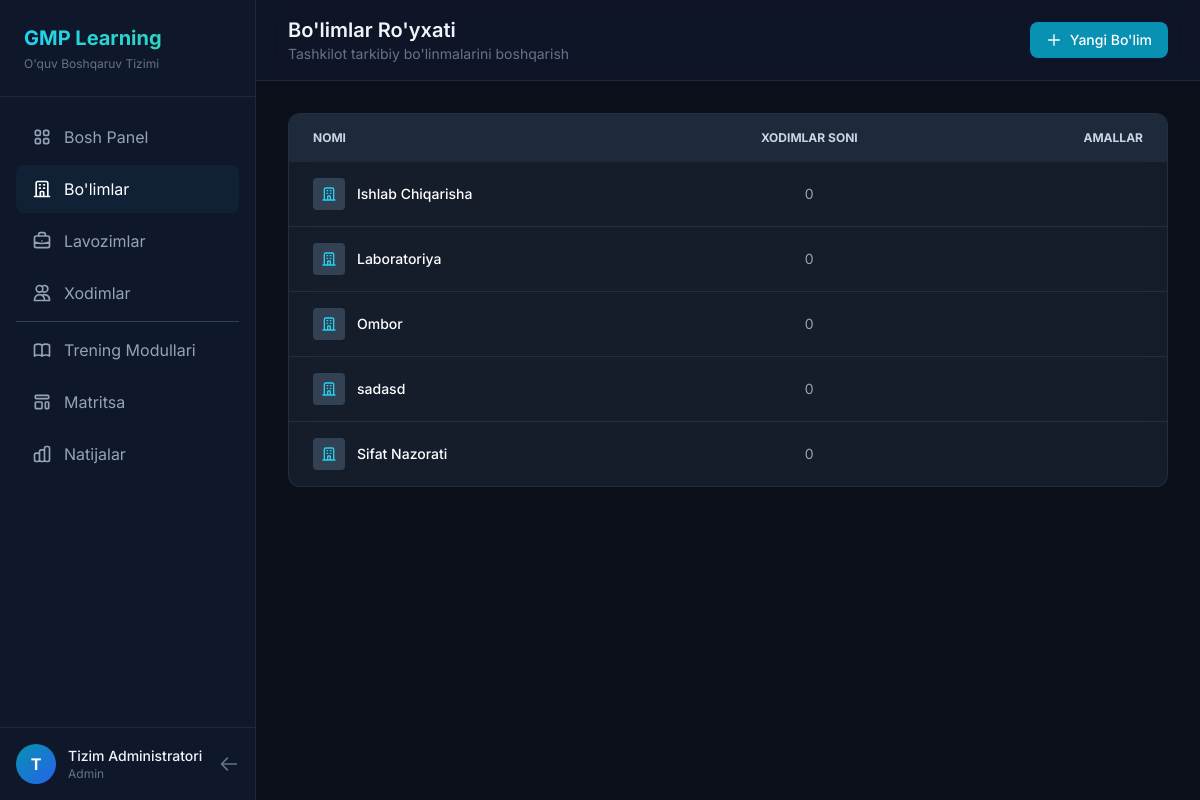
Page /reader/departments.php (signed in) on the committed database.
### tables this page shows
CREATE TABLE `users` (
  `id` int NOT NULL AUTO_INCREMENT,
  `username` varchar(100) NOT NULL,
  `email` varchar(150) NOT NULL,
  `password` varchar(255) NOT NULL,
  `full_name` varchar(150) NOT NULL,
  `phone` varchar(30) DEFAULT NULL,
  `position` varchar(100) DEFAULT NULL,
  `role` enum('super_admin','bosh_auditor','auditor','viewer','reader') DEFAULT NULL,
  `is_active` tinyint(1) DEFAULT '1',
  `created_at` timestamp NULL DEFAULT CURRENT_TIMESTAMP,
  `updated_at` timestamp NULL DEFAULT CURRENT_TIMESTAMP ON UPDATE CURRENT_TIMESTAMP,
  `department_id` int DEFAULT NULL,
  `position_id` int DEFAULT NULL,
  `hire_date` date DEFAULT NULL,
  PRIMARY KEY (`id`),
  UNIQUE KEY `username` (`username`),
  UNIQUE KEY `email` (`email`)
);

CREATE TABLE `departments` (
  `id` int NOT NULL AUTO_INCREMENT,
  `name` varchar(150) NOT NULL,
  `code` varchar(50) DEFAULT NULL,
  `created_at` timestamp NULL DEFAULT CURRENT_TIMESTAMP,
  PRIMARY KEY (`id`),
  UNIQUE KEY `code` (`code`)
);

### db.php (called while the page is built, shortened)
<?php
try {
    $pdo = new PDO(
        "mysql:host=" . DB_HOST . ";dbname=" . DB_NAME . ";charset=utf8mb4",
        DB_USER,
        DB_PASS,
        [
            PDO::ATTR_ERRMODE => PDO::ERRMODE_EXCEPTION,
            PDO::ATTR_DEFAULT_FETCH_MODE => PDO::FETCH_ASSOC,
            PDO::ATTR_EMULATE_PREPARES => false
        ]
    );
} catch (PDOException $e) {
    die("Ma'lumotlar bazasi ulanish xatosi: " . $e->getMessage());
}
function isLoggedIn(): bool
{
    return true;
}
function getCurrentUser()
{
    global $pdo;
    $stmt = $pdo->prepare("SELECT * FROM users WHERE id = ?");
    $stmt->execute([$_SESSION['user_id']]);
    return $stmt->fetch();
}

### reader/departments.php (the view, shortened to what this page needs)
<?php
require_once '../db.php';
 $user = getCurrentUser();
 $departments = $pdo->query("SELECT * FROM departments ORDER BY name ASC")->fetchAll(PDO::FETCH_ASSOC);
?>
<!DOCTYPE html>
<html lang="uz">
<head>
    <script src="https://cdn.tailwindcss.com"></script>
</head>
<body class="min-h-screen flex text-slate-100 relative">
    <?php include 'sidebar.php'; ?>
    <main class="flex-1 min-h-screen w-full">
        <header class="hidden lg:flex sticky top-0 z-40 bg-slate-900/80 backdrop-blur-md border-b border-slate-800 px-8 py-4 justify-between items-center">
            <div>
                <h2 class="text-xl font-semibold">Bo'limlar Ro'yxati</h2>
                <p class="text-sm text-slate-500">Tashkilot tarkibiy bo'linmalarini boshqarish</p>
            </div>
            <button onclick="openModal()" class="bg-cyan-600 hover:bg-cyan-500 text-white px-4 py-2 rounded-lg text-sm font-medium transition flex items-center gap-2">
                <svg class="w-4 h-4" fill="none" stroke="currentColor" viewBox="0 0 24 24"><path stroke-linecap="round" stroke-linejoin="round" stroke-width="2" d="M12 4v16m8-8H4"></path></svg>
                Yangi Bo'lim
            </button>
        </header>
        <div class="p-6 lg:p-8">
            <div class="glass-card rounded-xl overflow-hidden">
                <table class="w-full text-sm text-left">
                    <thead class="bg-slate-800 text-slate-300 uppercase text-xs">
                        <tr>
                            <th class="px-6 py-4">Nomi</th>
                            <th class="px-6 py-4 text-center">Xodimlar soni</th>
                            <th class="px-6 py-4 text-right">Amallar</th>
                        </tr>
                    </thead>
                    <tbody class="divide-y divide-slate-700/50">
                        <?php foreach($departments as $dept): ?>
                        <tr class="hover:bg-slate-800/30 transition group">
                            <td class="px-6 py-4 font-medium text-white">
                                <div class="flex items-center gap-3">
                                    <div class="w-8 h-8 rounded bg-slate-700 flex items-center justify-center text-cyan-400">
                                        <svg class="w-4 h-4" fill="none" stroke="currentColor" viewBox="0 0 24 24"><path stroke-linecap="round" stroke-linejoin="round" stroke-width="2" d="M19 21V5a2 2 0 00-2-2H7a2 2 0 00-2 2v16m14 0h2m-2 0h-5m-9 0H3m2 0h5M9 7h1m-1 4h1m4-4h1m-1 4h1m-5 10v-5a1 1 0 011-1h2a1 1 0 011 1v5m-4 0h4"></path></svg>
                                    </div>
                                    <?php echo htmlspecialchars($dept['name']); ?>
                                </div>
                            </td>
                            <td class="px-6 py-4 text-center text-slate-400">
                                <?php
                                    $empCount = $pdo->prepare("SELECT COUNT(*) FROM employees WHERE department_id = ?");
                                    $empCount->execute([$dept['id']]);
                                    echo $empCount->fetchColumn();
                                ?>
                            </td>
                            <td class="px-6 py-4 text-right">
                            </td>
                        </tr>
                        <?php endforeach; ?>
                    </tbody>
                </table>
            </div>
        </div>
    </main>
</body>
</html>

### reader/sidebar.php (shortened to what this page needs)
<?php
$currentPage = basename($_SERVER['PHP_SELF']);
function navClass($page, $current) {
    $base = 'nav-item w-full flex items-center gap-3 px-4 py-3 rounded-lg transition-all duration-200';
    if ($page === $current) {
        return $base . ' active bg-cyan-900/20 text-white border-l-transparent';
    }
    return $base . ' text-slate-400 hover:text-white';
}
?>
<aside id="sidebar" class="fixed inset-y-0 left-0 z-50 w-64 bg-slate-900 border-r border-slate-800 transform -translate-x-full transition-transform duration-300 lg:relative lg:translate-x-0 lg:flex flex-col">
    <div class="p-6 border-b border-slate-800 flex justify-between items-center">
        <div>
            <h1 class="text-xl font-bold bg-clip-text text-transparent bg-gradient-to-r from-cyan-400 to-teal-400">GMP Learning</h1>
            <p class="text-xs text-slate-500 mt-1">O'quv Boshqaruv Tizimi</p>
        </div>
    </div>
    <nav class="flex-1 overflow-y-auto p-4 space-y-1">
        <a href="index.php" class="<?php echo navClass('index.php', $currentPage); ?>">
            Bosh Panel
        </a>
        <a href="departments.php" class="<?php echo navClass('departments.php', $currentPage); ?>">
            <svg class="w-5 h-5 shrink-0" fill="none" stroke="currentColor" viewBox="0 0 24 24"><path stroke-linecap="round" stroke-linejoin="round" stroke-width="2" d="M19 21V5a2 2 0 00-2-2H7a2 2 0 00-2 2v16m14 0h2m-2 0h-5m-9 0H3m2 0h5M9 7h1m-1 4h1m4-4h1m-1 4h1m-5 10v-5a1 1 0 011-1h2a1 1 0 011 1v5m-4 0h4"></path></svg>
            Bo'limlar
        </a>
        <a href="positions.php" class="<?php echo navClass('positions.php', $currentPage); ?>">
            Lavozimlar
        </a>
        <a href="employees.php" class="<?php echo navClass('employees.php', $currentPage); ?>">
            <svg class="w-5 h-5 shrink-0" fill="none" stroke="currentColor" viewBox="0 0 24 24"><path stroke-linecap="round" stroke-linejoin="round" stroke-width="2" d="M12 4.354a4 4 0 110 5.292M15 21H3v-1a6 6 0 0112 0v1zm0 0h6v-1a6 6 0 00-9-5.197M13 7a4 4 0 11-8 0 4 4 0 018 0z"></path></svg>
            Xodimlar
        </a>
        <div class="border-t border-slate-700 my-2"></div>
        <a href="modules.php" class="<?php echo navClass('modules.php', $currentPage); ?>">
            Trening Modullari
        </a>
        <a href="matrix.php" class="<?php echo navClass('matrix.php', $currentPage); ?>">
            Matritsa
        </a>
        <a href="results.php" class="<?php echo navClass('results.php', $currentPage); ?>">
            Natijalar
        </a>
    </nav>
    <div class="p-4 border-t border-slate-800">
        <div class="flex items-center gap-3">
            <div class="w-10 h-10 rounded-full bg-gradient-to-br from-cyan-600 to-blue-600 flex items-center justify-center font-bold text-white">
                <?php echo strtoupper(mb_substr($user['full_name'], 0, 1)); ?>
            </div>
            <div class="overflow-hidden">
                <p class="text-sm font-medium truncate"><?php echo htmlspecialchars($user['full_name']); ?></p>
                <p class="text-xs text-slate-500 truncate">Admin</p>
            </div>
            <a href="../dashboard.php" class="ml-auto text-slate-500 hover:text-white" title="Dashboardga qaytish">
                <svg class="w-5 h-5" fill="none" stroke="currentColor" viewBox="0 0 24 24"><path stroke-linecap="round" stroke-linejoin="round" stroke-width="2" d="M10 19l-7-7m0 0l7-7m-7 7h18"></path></svg>
            </a>
        </div>
    </div>
</aside>

### reader/departments.php (style rules this page uses)
:root { --bg-primary: #0a0f1a; --accent-cyan: #06b6d4; --glass-bg: rgba(26, 35, 50, 0.7); --glass-border: rgba(51, 65, 85, 0.5); }
* { font-family: 'Inter', sans-serif; }
body { background: var(--bg-primary); color: #f1f5f9; }
.glass-card { background: var(--glass-bg); backdrop-filter: blur(12px); border: 1px solid var(--glass-border); }

### rows in the picture
users: full_name "T", full_name "Tizim Administratori"
departments: name "Ishlab Chiqarisha", fetchColumn "0"
departments: name "Laboratoriya", fetchColumn "0"
departments: name "Ombor", fetchColumn "0"
departments: name "sadasd", fetchColumn "0"
departments: name "Sifat Nazorati", fetchColumn "0"
